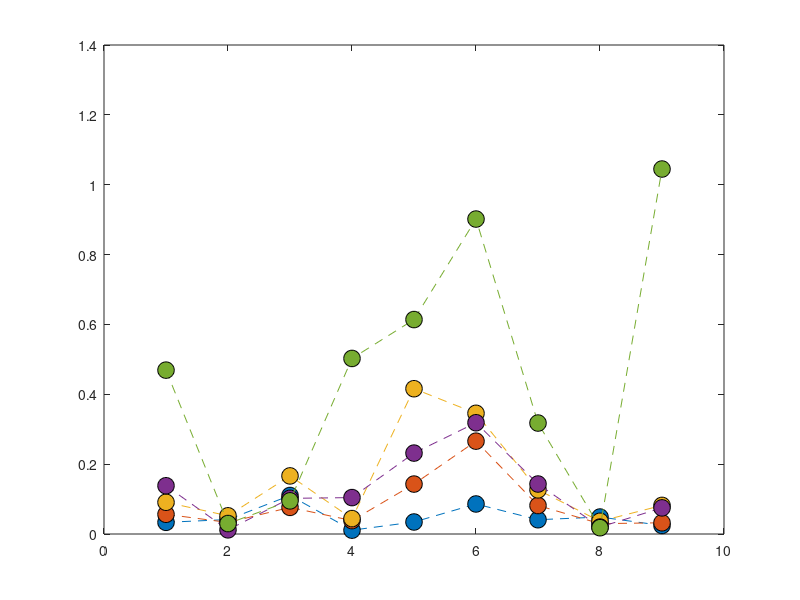

Write MATLAB code to recreate this figure. (Note: this script raises an error after producing the figure.)
clear;
close all;
%AS3959 firebrand flux Scrub FDI80

Firebrand_flux_BAL12p5 = [0.033416498	0.041391234	0.110192934	0.010934954	0.034396516	0.085972169	0.040874881	0.048636524	0.024456631];
Firebrand_flux_BAL19 = [0.0564603	0.033034477	0.076224048	0.038391607	0.142941834	0.26580042	0.08159932	0.029545735	0.032172707];
Firebrand_flux_BAL29 = [0.090875271	0.052121554	0.16635819	0.044146182	0.415989337	0.345525293	0.126462956	0.036359539	0.081859262];
Firebrand_flux_BAL40 = [0.138183882	0.011914609	0.102080286	0.104248171	0.231644137	0.318568095	0.143117321	0.019897957	0.074785034];
Firebrand_flux_BALFZ = [0.469147298	0.029946875	0.094879351	0.502612087	0.613946099	0.901703801	0.317658537	0.018018701	1.044935009];


plot([Firebrand_flux_BAL12p5],'o--','MarkerSize',12,'MarkerEdgeColor','black','MarkerFaceColor',[0, 0.4470, 0.7410]);
hold on
plot([Firebrand_flux_BAL19],'o--','MarkerSize',12,'MarkerEdgeColor','black','MarkerFaceColor',[0.8500, 0.3250, 0.0980]);
plot([Firebrand_flux_BAL29],'o--','MarkerSize',12,'MarkerEdgeColor','black','MarkerFaceColor',[0.9290, 0.6940, 0.1250]);
plot([Firebrand_flux_BAL40],'o--','MarkerSize',12,'MarkerEdgeColor','black','MarkerFaceColor',[0.4940, 0.1840, 0.5560]);
plot([Firebrand_flux_BALFZ],'o--','MarkerSize',12,'MarkerEdgeColor','black','MarkerFaceColor',[0.4660, 0.6740, 0.1880]);



ax = gca;
ax.XTickLabels = {'House','Roof','Gutter','Sub-floor','Door','Deck','Window','House back','stairs'};
grid on;


box on
xtickangle(45)
xlabel('Location','FontWeight','bold','FontSize',20,...
    'FontName','Calibri');
ylabel('Firebrand flux (pcs.m^{-2}.s^{-1})','FontWeight','bold','FontSize',20,...
    'FontName','Calibri');

set(gca,'fontsize',18);

legend('BAL 12.5','BAL 19','BAL 29','BAL 40','BAL FZ')
